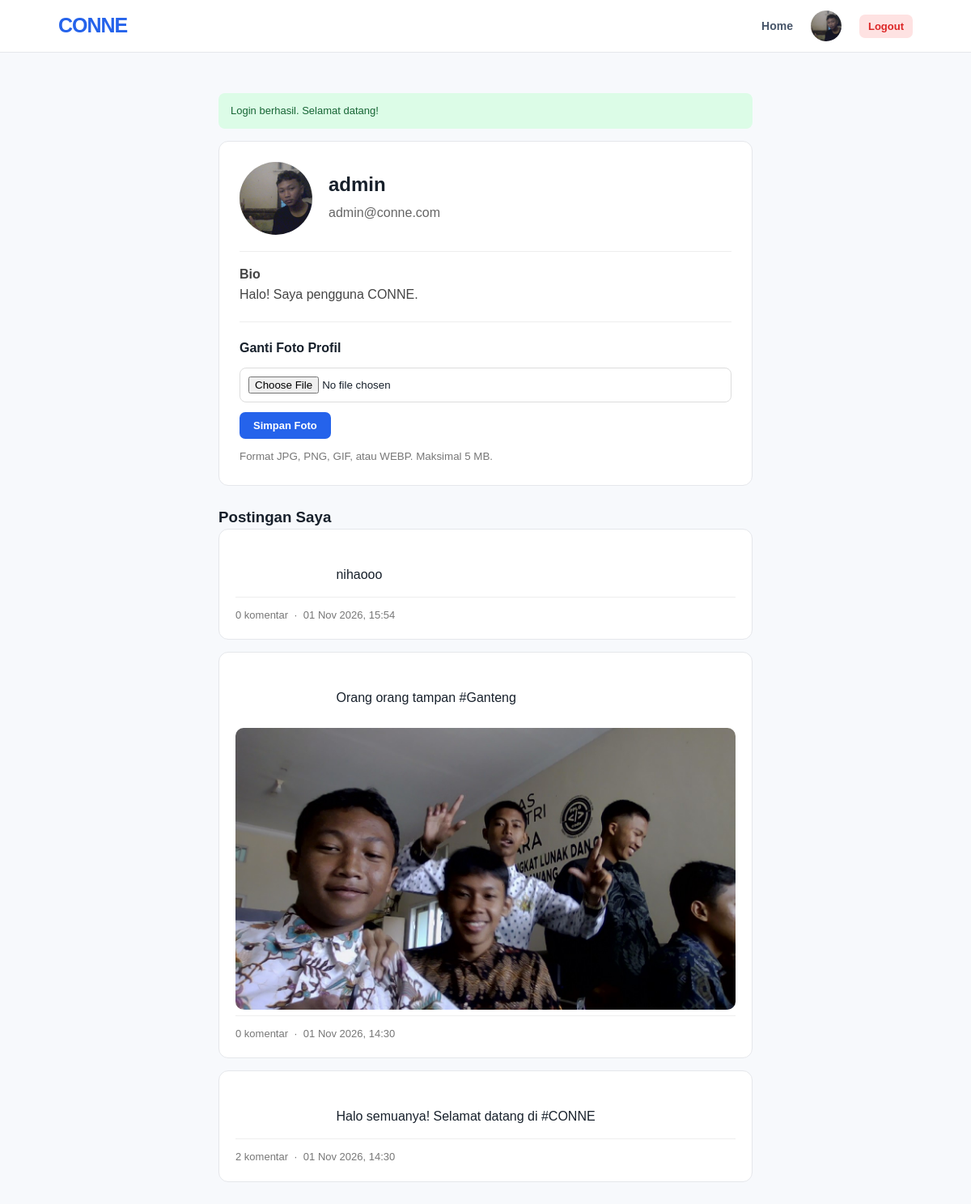
The page /pages/profile.php (signed in) on the database its author committed.
### tables this page shows
CREATE TABLE `users` (
  `id` int NOT NULL,
  `username` varchar(50) NOT NULL,
  `email` varchar(100) NOT NULL,
  `password` varchar(255) NOT NULL,
  `bio` text,
  `profile_photo` varchar(255) DEFAULT NULL,
  `created_at` timestamp NULL DEFAULT CURRENT_TIMESTAMP,
  `updated_at` timestamp NULL DEFAULT CURRENT_TIMESTAMP ON UPDATE CURRENT_TIMESTAMP
);

CREATE TABLE `posts` (
  `id` int NOT NULL,
  `user_id` int NOT NULL,
  `content` varchar(250) NOT NULL,
  `image` varchar(255) DEFAULT NULL,
  `file` varchar(255) DEFAULT NULL,
  `file_name` varchar(255) DEFAULT NULL,
  `created_at` timestamp NULL DEFAULT CURRENT_TIMESTAMP,
  `updated_at` timestamp NULL DEFAULT CURRENT_TIMESTAMP ON UPDATE CURRENT_TIMESTAMP
);

### helpers/functions.php (called while the page is built, shortened)
<?php
function e($value)
{
    return htmlspecialchars(
        (string) $value,
        ENT_QUOTES | ENT_SUBSTITUTE,
        'UTF-8'
    );
}
function get_flash()
{
    $flash = $_SESSION['flash'];
    return $flash;
}

### pages/profile.php (the view, shortened to what this page needs)
<?php
require_once __DIR__ . '/../helpers/auth.php';
$userId = current_user_id();
$userQuery = $pdo->prepare("
    SELECT
        id,
        username,
        email,
        bio,
        profile_photo
    FROM users
    WHERE id = :id
");
$userQuery->execute([
    ':id' => $userId
]);
$user = $userQuery->fetch();
$postQuery = $pdo->prepare("
    SELECT
        p.*,
        (
            SELECT COUNT(*)
            FROM comments c
            WHERE c.post_id = p.id
        ) AS comment_count
    FROM posts p
    WHERE p.user_id = :user_id
    ORDER BY p.created_at DESC, p.id DESC
");
$postQuery->execute([
    ':user_id' => $userId
]);
$posts = $postQuery->fetchAll();
?>
<!DOCTYPE html>
<html lang="id">
<head>
    <link rel="stylesheet" href="<?= BASE_URL ?>/assets/css/style.css">
</head>
<body>
    <?php require_once __DIR__ . '/../includes/navbar.php'; ?>
    <main class="profile-container">
        <?php if ($flash = get_flash()): ?>
    <div class="alert alert-<?= e($flash['type']); ?>">
        <?= e($flash['message']); ?>
    </div>
<?php endif; ?>
        <section class="profile-card">
            <div class="profile-header">
                <?php if (!empty($user['profile_photo'])): ?>
                    <img
                        src="<?= BASE_URL . '/' . e($user['profile_photo']); ?>"
                        alt="Foto profil"
                        class="profile-photo"
                    >
                <?php else: ?>
                    <div class="profile-initial">
                        <?= strtoupper(substr($user['username'], 0, 1)); ?>
                    </div>
                <?php endif; ?>
                <div class="profile-info">
                    <h2><?= e($user['username']); ?></h2>
                    <p><?= e($user['email']); ?></p>
                </div>
            </div>
            <div class="profile-bio">
                <strong>Bio</strong>
                <p>
                    <?= !empty($user['bio'])
                        ? nl2br(e($user['bio']))
                        : 'Pengguna belum menambahkan bio.'; ?>
                </p>
            </div>
            <form
    action="<?= BASE_URL ?>/actions/update-profile-photo.php"
    method="POST"
    enctype="multipart/form-data"
    class="profile-photo-form"
>
    <label for="profile_photo">
        Ganti Foto Profil
    </label>
    <input
        type="file"
        name="profile_photo"
        id="profile_photo"
        accept="image/jpeg,image/png,image/gif,image/webp"
        required
    >
    <button type="submit" class="btn btn-primary">
        Simpan Foto
    </button>
    <small>
        Format JPG, PNG, GIF, atau WEBP. Maksimal 5 MB.
    </small>
</form>
        </section>
        <section>
            <h3>Postingan Saya</h3>
            <?php if (count($posts) > 0): ?>
                <?php foreach ($posts as $post): ?>
                    <article class="profile-post">
                        <div class="profile-post-content">
                            <?= nl2br(e($post['content'])); ?>
                        </div>
                        <?php if (!empty($post['image'])): ?>
                            <img
                                src="<?= BASE_URL . '/' . e($post['image']); ?>"
                                alt="Gambar postingan"
                            >
                        <?php endif; ?>
                        <div class="profile-post-footer">
                            <?= (int) $post['comment_count']; ?> komentar
                            &nbsp;·&nbsp;
                            <?= date('d M Y, H:i', strtotime($post['created_at'])); ?>
                        </div>
                    </article>
                <?php endforeach; ?>
            <?php else: ?>
                <div class="empty-post">
                    Kamu belum memiliki postingan.
                </div>
            <?php endif; ?>
        </section>
    </main>
</body>
</html>

### includes/navbar.php (shortened to what this page needs)
<?php
require_once __DIR__ . '/../helpers/auth.php';
$navbarQuery = $pdo->prepare("
    SELECT username, profile_photo
    FROM users
    WHERE id = :id
");
$navbarQuery->execute([
    ':id' => current_user_id()
]);
$navbarUser = $navbarQuery->fetch();
?>
<nav class="navbar">
    <a href="<?= BASE_URL ?>/pages/home.php" class="logo">
        CONNE
    </a>
    <div class="nav-menu">
        <a href="<?= BASE_URL ?>/pages/home.php">
            Home
        </a>
        <a
            href="<?= BASE_URL ?>/pages/profile.php"
            class="navbar-profile-link"
            title="Profil"
        >
            <?php if (!empty($navbarUser['profile_photo'])): ?>
                <img
                    src="<?= BASE_URL . '/' . e($navbarUser['profile_photo']); ?>"
                    alt="Foto profil"
                    class="navbar-profile-photo"
                >
            <?php else: ?>
                <span class="navbar-profile-initial">
                    <?= strtoupper(substr($navbarUser['username'] ?? 'U', 0, 1)); ?>
                </span>
            <?php endif; ?>
        </a>
        <form
            action="<?= BASE_URL ?>/actions/logout.php"
            method="POST"
        >
            <button
                type="submit"
                class="btn btn-danger btn-small"
            >
                Logout
            </button>
        </form>
    </div>
</nav>

### assets/css/style.css (style rules this page uses)
* { margin: 0; padding: 0; box-sizing: border-box; }
body { font-family: Arial, Helvetica, sans-serif; background: #f7f9fc; color: #17202b; line-height: 1.5; }
a { text-decoration: none; color: inherit; }
button, input, textarea { font-family: inherit; }
.navbar { background: #ffffff; border-bottom: 1px solid #e5e7eb; padding: 13px 6%; display: flex; justify-content: space-between; align-items: center; position: sticky; top: 0; z-index: 10; }
.logo { font-size: 25px; font-weight: 800; color: #2563eb; letter-spacing: -1px; }
.nav-menu { display: flex; align-items: center; gap: 22px; }
.nav-menu a { font-size: 14px; font-weight: 600; color: #475569; }
.btn { border: none; border-radius: 7px; padding: 9px 17px; font-size: 13px; font-weight: 600; cursor: pointer; display: inline-flex; align-items: center; justify-content: center; gap: 5px; }
.btn-primary { background: #2563eb; color: white; }
.btn-danger { background: #fee2e2; color: #dc2626; }
.btn-small { padding: 7px 11px; }
.alert { padding: 12px 15px; border-radius: 8px; margin-bottom: 15px; font-size: 13px; }
.alert-success { background: #dcfce7; color: #166534; }
.navbar-profile-link { display: flex; align-items: center; justify-content: center; text-decoration: none; }
.navbar-profile-photo, .navbar-profile-initial { width: 38px; height: 38px; border-radius: 50%; object-fit: cover; }
.profile-photo-form { margin-top: 20px; padding-top: 20px; border-top: 1px solid #eee; display: flex; flex-direction: column; gap: 12px; }
.profile-photo-form label { font-weight: 600; }
.profile-photo-form input[type="file"] { padding: 10px; border: 1px solid #ddd; border-radius: 8px; background: #fff; }
.profile-photo-form button { align-self: flex-start; }
.profile-photo-form small { color: #777; }

### pages/profile.php (style rules this page uses)
.profile-container { max-width: 700px; margin: 30px auto; padding: 20px; }
.profile-card { background: #fff; border: 1px solid #e5e7eb; border-radius: 12px; padding: 25px; margin-bottom: 25px; }
.profile-header { display: flex; align-items: center; gap: 20px; margin-bottom: 20px; }
.profile-photo { width: 90px; height: 90px; border-radius: 50%; object-fit: cover; background: #e5e7eb; }
.profile-info h2 { margin: 0 0 5px; }
.profile-info p { margin: 5px 0; color: #666; }
.profile-bio { border-top: 1px solid #eee; padding-top: 15px; color: #444; line-height: 1.6; }
.profile-post { background: #fff; border: 1px solid #e5e7eb; border-radius: 12px; padding: 20px; margin-bottom: 15px; }
.profile-post-content { white-space: pre-wrap; overflow-wrap: anywhere; margin-bottom: 15px; }
.profile-post img { max-width: 100%; border-radius: 10px; margin-top: 10px; }
.profile-post-footer { border-top: 1px solid #eee; padding-top: 12px; color: #777; font-size: 13px; }

### rows shown on the page
users: profile_photo (picture), username "admin", email "admin@conne.com", bio "Halo! Saya pengguna CONNE."
posts: content "nihaooo", comment_count "0", created_at "01 Nov 2026, 15:54"
posts: content "Orang orang tampan #Ganteng", image (picture), comment_count "0", created_at "01 Nov 2026, 14:30"
posts: content "Halo semuanya! Selamat datang di #CONNE", comment_count "2", created_at "01 Nov 2026, 14:30"

### other values the page prints
$flash['message'] "Login berhasil. Selamat datang!"
